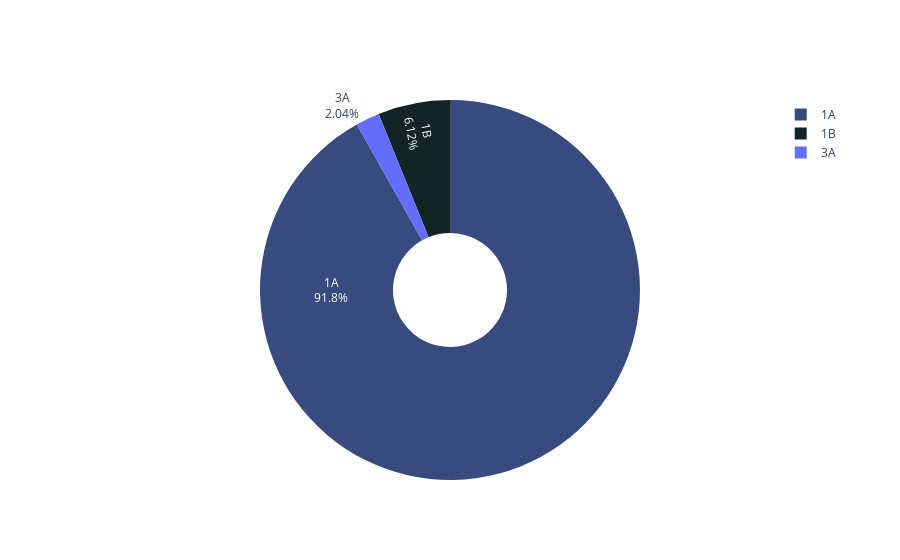

The notebook cell this image was saved under:
### Markdown cell above
# When did you join this cohort?

### Code cell
labels = ['1A', '1B', '3A']
values = [45,3,1]
colors = ['rgb(56, 75, 126)', 'rgb(18, 36, 37)', 'rbg(2, 25, 100)']
fig = go.Figure(data=[go.Pie(labels=labels, values=values, textinfo='label+percent',
                             insidetextorientation='radial', marker_colors=colors, hole=.3
                            )])
iplot(fig)

### Figure 1 — Plotly figure (JSON) as saved in the notebook; plotly's stock layout.template omitted (floating-point values rounded to 4 significant figures)
{"data": [{"hole": 0.3, "insidetextorientation": "radial", "labels": ["1A", "1B", "3A"], "marker": {"colors": ["rgb(56, 75, 126)", "rgb(18, 36, 37)", "rbg(2, 25, 100)"]}, "textinfo": "label+percent", "type": "pie", "values": [45, 3, 1]}], "layout": {}}
